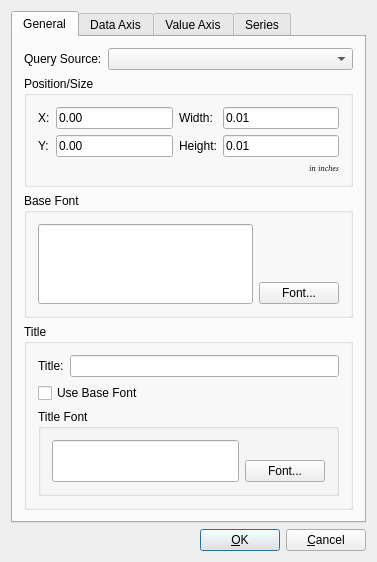
<ui version="4.0" >
 <author></author>
 <comment> * Copyright (c) 2002-2007 by OpenMFG, LLC
 *
 * This program is free software; you can redistribute it and/or modify
 * it under the terms of the GNU General Public License as published by
 * the Free Software Foundation; either version 2 of the License, or
 * (at your option) any later version.
 *
 * This program is distributed in the hope that it will be useful,
 * but WITHOUT ANY WARRANTY; without even the implied warranty of
 * MERCHANTABILITY or FITNESS FOR A PARTICULAR PURPOSE.  See the
 * GNU General Public License for more details.
 *
 * You should have received a copy of the GNU General Public License
 * along with this program; if not, write to the Free Software
 * Foundation, Inc., 59 Temple Place, Suite 330, Boston, MA  02111-1307  USA
 *
 * If you do not wish to be bound by the terms of the GNU General Public
 * License, DO NOT USE THIS SOFTWARE.  Please contact OpenMFG, LLC at
 * info@openmfg.com for details on how to purchase a commercial license.</comment>
 <exportmacro></exportmacro>
 <class>GraphEditor</class>
 <widget class="QDialog" name="GraphEditor" >
  <property name="geometry" >
   <rect>
    <x>0</x>
    <y>0</y>
    <width>377</width>
    <height>562</height>
   </rect>
  </property>
  <property name="windowTitle" >
   <string>Graph Editor</string>
  </property>
  <layout class="QVBoxLayout" >
   <property name="margin" >
    <number>11</number>
   </property>
   <property name="spacing" >
    <number>6</number>
   </property>
   <item>
    <widget class="QTabWidget" name="_tabWidget" >
     <widget class="QWidget" name="generalTab" >
      <attribute name="title" >
       <string>General</string>
      </attribute>
      <layout class="QVBoxLayout" >
       <property name="margin" >
        <number>11</number>
       </property>
       <property name="spacing" >
        <number>6</number>
       </property>
       <item>
        <layout class="QHBoxLayout" >
         <property name="margin" >
          <number>0</number>
         </property>
         <property name="spacing" >
          <number>6</number>
         </property>
         <item>
          <widget class="QLabel" name="TextLabel1_3" >
           <property name="text" >
            <string>Query Source:</string>
           </property>
          </widget>
         </item>
         <item>
          <widget class="QComboBox" name="cbQuery" >
           <property name="sizePolicy" >
            <sizepolicy>
             <hsizetype>7</hsizetype>
             <vsizetype>0</vsizetype>
             <horstretch>0</horstretch>
             <verstretch>0</verstretch>
            </sizepolicy>
           </property>
          </widget>
         </item>
        </layout>
       </item>
       <item>
        <widget class="QGroupBox" name="GroupBox1" >
         <property name="title" >
          <string>Position/Size</string>
         </property>
         <layout class="QGridLayout" >
          <property name="margin" >
           <number>11</number>
          </property>
          <property name="spacing" >
           <number>6</number>
          </property>
          <item row="1" column="3" >
           <widget class="QLineEdit" name="leHeight" >
            <property name="text" >
             <string>0.01</string>
            </property>
           </widget>
          </item>
          <item row="0" column="3" >
           <widget class="QLineEdit" name="leWidth" >
            <property name="text" >
             <string>0.01</string>
            </property>
           </widget>
          </item>
          <item row="1" column="0" >
           <widget class="QLabel" name="TextLabel2" >
            <property name="text" >
             <string>Y:</string>
            </property>
           </widget>
          </item>
          <item row="1" column="2" >
           <widget class="QLabel" name="TextLabel4" >
            <property name="text" >
             <string>Height:</string>
            </property>
           </widget>
          </item>
          <item row="0" column="0" >
           <widget class="QLabel" name="TextLabel1_3_2" >
            <property name="text" >
             <string>X:</string>
            </property>
           </widget>
          </item>
          <item row="0" column="2" >
           <widget class="QLabel" name="TextLabel3" >
            <property name="text" >
             <string>Width:</string>
            </property>
           </widget>
          </item>
          <item row="2" column="3" >
           <widget class="QLabel" name="TextLabel5" >
            <property name="font" >
             <font>
              <family>Helvetica [Cronyx]</family>
              <pointsize>6</pointsize>
              <weight>50</weight>
              <italic>true</italic>
              <bold>false</bold>
              <underline>false</underline>
              <strikeout>false</strikeout>
             </font>
            </property>
            <property name="text" >
             <string>in inches</string>
            </property>
            <property name="textFormat" >
             <enum>Qt::AutoText</enum>
            </property>
            <property name="alignment" >
             <set>Qt::AlignRight|Qt::AlignTrailing|Qt::AlignVCenter</set>
            </property>
           </widget>
          </item>
          <item row="1" column="1" >
           <widget class="QLineEdit" name="leYPos" >
            <property name="text" >
             <string>0.00</string>
            </property>
           </widget>
          </item>
          <item row="0" column="1" >
           <widget class="QLineEdit" name="leXPos" >
            <property name="text" >
             <string>0.00</string>
            </property>
           </widget>
          </item>
         </layout>
        </widget>
       </item>
       <item>
        <widget class="QGroupBox" name="GroupBox2" >
         <property name="title" >
          <string>Base Font</string>
         </property>
         <layout class="QHBoxLayout" >
          <property name="margin" >
           <number>11</number>
          </property>
          <property name="spacing" >
           <number>6</number>
          </property>
          <item>
           <widget class="QLineEdit" name="_leBaseFont" >
            <property name="sizePolicy" >
             <sizepolicy>
              <hsizetype>7</hsizetype>
              <vsizetype>7</vsizetype>
              <horstretch>0</horstretch>
              <verstretch>0</verstretch>
             </sizepolicy>
            </property>
            <property name="readOnly" >
             <bool>true</bool>
            </property>
           </widget>
          </item>
          <item>
           <layout class="QVBoxLayout" >
            <property name="margin" >
             <number>0</number>
            </property>
            <property name="spacing" >
             <number>6</number>
            </property>
            <item>
             <spacer>
              <property name="orientation" >
               <enum>Qt::Vertical</enum>
              </property>
              <property name="sizeType" >
               <enum>QSizePolicy::Expanding</enum>
              </property>
              <property name="sizeHint" >
               <size>
                <width>20</width>
                <height>20</height>
               </size>
              </property>
             </spacer>
            </item>
            <item>
             <widget class="QPushButton" name="_btnBaseFont" >
              <property name="text" >
               <string>Font...</string>
              </property>
             </widget>
            </item>
           </layout>
          </item>
         </layout>
        </widget>
       </item>
       <item>
        <widget class="QGroupBox" name="_gbTitle" >
         <property name="title" >
          <string>Title</string>
         </property>
         <layout class="QVBoxLayout" >
          <property name="margin" >
           <number>11</number>
          </property>
          <property name="spacing" >
           <number>6</number>
          </property>
          <item>
           <layout class="QHBoxLayout" >
            <property name="margin" >
             <number>0</number>
            </property>
            <property name="spacing" >
             <number>6</number>
            </property>
            <item>
             <widget class="QLabel" name="_lblTitle" >
              <property name="text" >
               <string>Title:</string>
              </property>
             </widget>
            </item>
            <item>
             <widget class="QLineEdit" name="_leTitle" />
            </item>
           </layout>
          </item>
          <item>
           <widget class="QCheckBox" name="_cbTitleUseBase" >
            <property name="text" >
             <string>Use Base Font</string>
            </property>
           </widget>
          </item>
          <item>
           <widget class="QGroupBox" name="_gbTitleFont" >
            <property name="title" >
             <string>Title Font</string>
            </property>
            <layout class="QHBoxLayout" >
             <property name="margin" >
              <number>11</number>
             </property>
             <property name="spacing" >
              <number>6</number>
             </property>
             <item>
              <widget class="QLineEdit" name="_leTitleFont" >
               <property name="sizePolicy" >
                <sizepolicy>
                 <hsizetype>7</hsizetype>
                 <vsizetype>7</vsizetype>
                 <horstretch>0</horstretch>
                 <verstretch>0</verstretch>
                </sizepolicy>
               </property>
               <property name="readOnly" >
                <bool>true</bool>
               </property>
              </widget>
             </item>
             <item>
              <layout class="QVBoxLayout" >
               <property name="margin" >
                <number>0</number>
               </property>
               <property name="spacing" >
                <number>6</number>
               </property>
               <item>
                <spacer>
                 <property name="orientation" >
                  <enum>Qt::Vertical</enum>
                 </property>
                 <property name="sizeType" >
                  <enum>QSizePolicy::Expanding</enum>
                 </property>
                 <property name="sizeHint" >
                  <size>
                   <width>20</width>
                   <height>20</height>
                  </size>
                 </property>
                </spacer>
               </item>
               <item>
                <widget class="QPushButton" name="_btnTitleFont" >
                 <property name="text" >
                  <string>Font...</string>
                 </property>
                </widget>
               </item>
              </layout>
             </item>
            </layout>
           </widget>
          </item>
         </layout>
        </widget>
       </item>
      </layout>
     </widget>
     <widget class="QWidget" name="dataTab" >
      <attribute name="title" >
       <string>Data Axis</string>
      </attribute>
      <layout class="QVBoxLayout" >
       <property name="margin" >
        <number>11</number>
       </property>
       <property name="spacing" >
        <number>6</number>
       </property>
       <item>
        <widget class="QGroupBox" name="_gbDataAxis" >
         <property name="title" >
          <string>Data Axis Labels</string>
         </property>
         <layout class="QVBoxLayout" >
          <property name="margin" >
           <number>11</number>
          </property>
          <property name="spacing" >
           <number>6</number>
          </property>
          <item>
           <layout class="QHBoxLayout" >
            <property name="margin" >
             <number>0</number>
            </property>
            <property name="spacing" >
             <number>6</number>
            </property>
            <item>
             <widget class="QLabel" name="_lblData" >
              <property name="text" >
               <string>Column:</string>
              </property>
             </widget>
            </item>
            <item>
             <widget class="QLineEdit" name="_leData" />
            </item>
           </layout>
          </item>
          <item>
           <widget class="QCheckBox" name="_cbDataUseBase" >
            <property name="text" >
             <string>Use Base Font</string>
            </property>
           </widget>
          </item>
          <item>
           <widget class="QGroupBox" name="_gbDataFont" >
            <property name="title" >
             <string>Data Axis Font</string>
            </property>
            <layout class="QHBoxLayout" >
             <property name="margin" >
              <number>11</number>
             </property>
             <property name="spacing" >
              <number>6</number>
             </property>
             <item>
              <widget class="QLineEdit" name="_leDataFont" >
               <property name="sizePolicy" >
                <sizepolicy>
                 <hsizetype>7</hsizetype>
                 <vsizetype>7</vsizetype>
                 <horstretch>0</horstretch>
                 <verstretch>0</verstretch>
                </sizepolicy>
               </property>
               <property name="readOnly" >
                <bool>true</bool>
               </property>
              </widget>
             </item>
             <item>
              <layout class="QVBoxLayout" >
               <property name="margin" >
                <number>0</number>
               </property>
               <property name="spacing" >
                <number>6</number>
               </property>
               <item>
                <spacer>
                 <property name="orientation" >
                  <enum>Qt::Vertical</enum>
                 </property>
                 <property name="sizeType" >
                  <enum>QSizePolicy::Expanding</enum>
                 </property>
                 <property name="sizeHint" >
                  <size>
                   <width>20</width>
                   <height>20</height>
                  </size>
                 </property>
                </spacer>
               </item>
               <item>
                <widget class="QPushButton" name="_btnDataFont" >
                 <property name="text" >
                  <string>Font...</string>
                 </property>
                </widget>
               </item>
              </layout>
             </item>
            </layout>
           </widget>
          </item>
         </layout>
        </widget>
       </item>
       <item>
        <widget class="QGroupBox" name="_gbDataAxisTitle" >
         <property name="title" >
          <string>Data Axis Title</string>
         </property>
         <layout class="QVBoxLayout" >
          <property name="margin" >
           <number>11</number>
          </property>
          <property name="spacing" >
           <number>6</number>
          </property>
          <item>
           <layout class="QHBoxLayout" >
            <property name="margin" >
             <number>0</number>
            </property>
            <property name="spacing" >
             <number>6</number>
            </property>
            <item>
             <widget class="QLabel" name="_lblDataTitle" >
              <property name="text" >
               <string>Title:</string>
              </property>
             </widget>
            </item>
            <item>
             <widget class="QLineEdit" name="_leDataTitle" />
            </item>
           </layout>
          </item>
          <item>
           <widget class="QCheckBox" name="_cbDataTitleUseBase" >
            <property name="text" >
             <string>Use Base Font</string>
            </property>
           </widget>
          </item>
          <item>
           <widget class="QGroupBox" name="_gbDataTitleFont" >
            <property name="title" >
             <string>Data Axis Title Font</string>
            </property>
            <layout class="QHBoxLayout" >
             <property name="margin" >
              <number>11</number>
             </property>
             <property name="spacing" >
              <number>6</number>
             </property>
             <item>
              <widget class="QLineEdit" name="_leDataTitleFont" >
               <property name="sizePolicy" >
                <sizepolicy>
                 <hsizetype>7</hsizetype>
                 <vsizetype>7</vsizetype>
                 <horstretch>0</horstretch>
                 <verstretch>0</verstretch>
                </sizepolicy>
               </property>
               <property name="readOnly" >
                <bool>true</bool>
               </property>
              </widget>
             </item>
             <item>
              <layout class="QVBoxLayout" >
               <property name="margin" >
                <number>0</number>
               </property>
               <property name="spacing" >
                <number>6</number>
               </property>
               <item>
                <spacer>
                 <property name="orientation" >
                  <enum>Qt::Vertical</enum>
                 </property>
                 <property name="sizeType" >
                  <enum>QSizePolicy::Expanding</enum>
                 </property>
                 <property name="sizeHint" >
                  <size>
                   <width>20</width>
                   <height>20</height>
                  </size>
                 </property>
                </spacer>
               </item>
               <item>
                <widget class="QPushButton" name="_btnDataTitleFont" >
                 <property name="text" >
                  <string>Font...</string>
                 </property>
                </widget>
               </item>
              </layout>
             </item>
            </layout>
           </widget>
          </item>
         </layout>
        </widget>
       </item>
      </layout>
     </widget>
     <widget class="QWidget" name="valueTab" >
      <attribute name="title" >
       <string>Value Axis</string>
      </attribute>
      <layout class="QVBoxLayout" >
       <property name="margin" >
        <number>11</number>
       </property>
       <property name="spacing" >
        <number>6</number>
       </property>
       <item>
        <layout class="QHBoxLayout" >
         <property name="margin" >
          <number>0</number>
         </property>
         <property name="spacing" >
          <number>6</number>
         </property>
         <item>
          <widget class="QLabel" name="_lblMin" >
           <property name="text" >
            <string>Min:</string>
           </property>
           <property name="alignment" >
            <set>Qt::AlignRight|Qt::AlignTrailing|Qt::AlignVCenter</set>
           </property>
          </widget>
         </item>
         <item>
          <widget class="QLineEdit" name="_leMin" />
         </item>
         <item>
          <widget class="QLabel" name="_lblMax" >
           <property name="text" >
            <string>Max:</string>
           </property>
           <property name="alignment" >
            <set>Qt::AlignRight|Qt::AlignTrailing|Qt::AlignVCenter</set>
           </property>
          </widget>
         </item>
         <item>
          <widget class="QLineEdit" name="_leMax" />
         </item>
        </layout>
       </item>
       <item>
        <widget class="QCheckBox" name="_cbAutoMinMax" >
         <property name="text" >
          <string>Expand Min/Max if needed</string>
         </property>
        </widget>
       </item>
       <item>
        <widget class="QCheckBox" name="_cbValueUseBase" >
         <property name="text" >
          <string>Use Base Font</string>
         </property>
        </widget>
       </item>
       <item>
        <widget class="QGroupBox" name="_gbValueFont" >
         <property name="title" >
          <string>Value Axis Font</string>
         </property>
         <layout class="QHBoxLayout" >
          <property name="margin" >
           <number>11</number>
          </property>
          <property name="spacing" >
           <number>6</number>
          </property>
          <item>
           <widget class="QLineEdit" name="_leValueFont" >
            <property name="sizePolicy" >
             <sizepolicy>
              <hsizetype>7</hsizetype>
              <vsizetype>7</vsizetype>
              <horstretch>0</horstretch>
              <verstretch>0</verstretch>
             </sizepolicy>
            </property>
            <property name="readOnly" >
             <bool>true</bool>
            </property>
           </widget>
          </item>
          <item>
           <layout class="QVBoxLayout" >
            <property name="margin" >
             <number>0</number>
            </property>
            <property name="spacing" >
             <number>6</number>
            </property>
            <item>
             <spacer>
              <property name="orientation" >
               <enum>Qt::Vertical</enum>
              </property>
              <property name="sizeType" >
               <enum>QSizePolicy::Expanding</enum>
              </property>
              <property name="sizeHint" >
               <size>
                <width>20</width>
                <height>20</height>
               </size>
              </property>
             </spacer>
            </item>
            <item>
             <widget class="QPushButton" name="_btnValueFont" >
              <property name="text" >
               <string>Font...</string>
              </property>
             </widget>
            </item>
           </layout>
          </item>
         </layout>
        </widget>
       </item>
       <item>
        <widget class="QGroupBox" name="_gbDataAxisTitle_2" >
         <property name="title" >
          <string>Value Axis Title</string>
         </property>
         <layout class="QVBoxLayout" >
          <property name="margin" >
           <number>11</number>
          </property>
          <property name="spacing" >
           <number>6</number>
          </property>
          <item>
           <layout class="QHBoxLayout" >
            <property name="margin" >
             <number>0</number>
            </property>
            <property name="spacing" >
             <number>6</number>
            </property>
            <item>
             <widget class="QLabel" name="_lblValueTitle" >
              <property name="text" >
               <string>Title:</string>
              </property>
             </widget>
            </item>
            <item>
             <widget class="QLineEdit" name="_leValueTitle" />
            </item>
           </layout>
          </item>
          <item>
           <widget class="QCheckBox" name="_cbValueTitleUseBase" >
            <property name="text" >
             <string>Use Base Font</string>
            </property>
           </widget>
          </item>
          <item>
           <widget class="QGroupBox" name="_gbValueTitleFont" >
            <property name="title" >
             <string>Value Axis Title Font</string>
            </property>
            <layout class="QHBoxLayout" >
             <property name="margin" >
              <number>11</number>
             </property>
             <property name="spacing" >
              <number>6</number>
             </property>
             <item>
              <widget class="QLineEdit" name="_leValueTitleFont" >
               <property name="sizePolicy" >
                <sizepolicy>
                 <hsizetype>7</hsizetype>
                 <vsizetype>7</vsizetype>
                 <horstretch>0</horstretch>
                 <verstretch>0</verstretch>
                </sizepolicy>
               </property>
               <property name="readOnly" >
                <bool>true</bool>
               </property>
              </widget>
             </item>
             <item>
              <layout class="QVBoxLayout" >
               <property name="margin" >
                <number>0</number>
               </property>
               <property name="spacing" >
                <number>6</number>
               </property>
               <item>
                <spacer>
                 <property name="orientation" >
                  <enum>Qt::Vertical</enum>
                 </property>
                 <property name="sizeType" >
                  <enum>QSizePolicy::Expanding</enum>
                 </property>
                 <property name="sizeHint" >
                  <size>
                   <width>20</width>
                   <height>20</height>
                  </size>
                 </property>
                </spacer>
               </item>
               <item>
                <widget class="QPushButton" name="_btnValueTitleFont" >
                 <property name="text" >
                  <string>Font...</string>
                 </property>
                </widget>
               </item>
              </layout>
             </item>
            </layout>
           </widget>
          </item>
         </layout>
        </widget>
       </item>
      </layout>
     </widget>
     <widget class="QWidget" name="seriesTab" >
      <attribute name="title" >
       <string>Series</string>
      </attribute>
      <layout class="QVBoxLayout" >
       <property name="margin" >
        <number>11</number>
       </property>
       <property name="spacing" >
        <number>6</number>
       </property>
       <item>
        <layout class="QHBoxLayout" >
         <property name="margin" >
          <number>0</number>
         </property>
         <property name="spacing" >
          <number>6</number>
         </property>
         <item>
          <layout class="QVBoxLayout" >
           <property name="margin" >
            <number>0</number>
           </property>
           <property name="spacing" >
            <number>6</number>
           </property>
           <item>
            <layout class="QHBoxLayout" >
             <property name="margin" >
              <number>0</number>
             </property>
             <property name="spacing" >
              <number>6</number>
             </property>
             <item>
              <widget class="QLabel" name="_lblSeries" >
               <property name="text" >
                <string>Series:</string>
               </property>
              </widget>
             </item>
             <item>
              <widget class="QComboBox" name="_cbSeries" >
               <property name="sizePolicy" >
                <sizepolicy>
                 <hsizetype>7</hsizetype>
                 <vsizetype>0</vsizetype>
                 <horstretch>0</horstretch>
                 <verstretch>0</verstretch>
                </sizepolicy>
               </property>
              </widget>
             </item>
            </layout>
           </item>
           <item>
            <spacer>
             <property name="orientation" >
              <enum>Qt::Vertical</enum>
             </property>
             <property name="sizeType" >
              <enum>QSizePolicy::Minimum</enum>
             </property>
             <property name="sizeHint" >
              <size>
               <width>20</width>
               <height>20</height>
              </size>
             </property>
            </spacer>
           </item>
          </layout>
         </item>
         <item>
          <layout class="QVBoxLayout" >
           <property name="margin" >
            <number>0</number>
           </property>
           <property name="spacing" >
            <number>6</number>
           </property>
           <item>
            <widget class="QPushButton" name="_btnNewSeries" >
             <property name="text" >
              <string>New</string>
             </property>
            </widget>
           </item>
           <item>
            <widget class="QPushButton" name="_btnRemoveSeries" >
             <property name="text" >
              <string>Remove</string>
             </property>
            </widget>
           </item>
          </layout>
         </item>
        </layout>
       </item>
       <item>
        <widget class="QGroupBox" name="_gbSeriesProperties" >
         <property name="sizePolicy" >
          <sizepolicy>
           <hsizetype>5</hsizetype>
           <vsizetype>7</vsizetype>
           <horstretch>0</horstretch>
           <verstretch>0</verstretch>
          </sizepolicy>
         </property>
         <property name="title" >
          <string>Series Properties</string>
         </property>
         <layout class="QVBoxLayout" >
          <property name="margin" >
           <number>11</number>
          </property>
          <property name="spacing" >
           <number>6</number>
          </property>
          <item>
           <layout class="QGridLayout" >
            <property name="margin" >
             <number>0</number>
            </property>
            <property name="spacing" >
             <number>6</number>
            </property>
            <item row="0" column="1" >
             <widget class="QLineEdit" name="_leSeriesName" />
            </item>
            <item row="2" column="0" >
             <widget class="QLabel" name="_lblSeriesColor" >
              <property name="text" >
               <string>Color:</string>
              </property>
             </widget>
            </item>
            <item row="2" column="1" >
             <layout class="QHBoxLayout" >
              <property name="margin" >
               <number>0</number>
              </property>
              <property name="spacing" >
               <number>6</number>
              </property>
              <item>
               <widget class="QComboBox" name="_cbColors" >
                <property name="sizePolicy" >
                 <sizepolicy>
                  <hsizetype>7</hsizetype>
                  <vsizetype>0</vsizetype>
                  <horstretch>0</horstretch>
                  <verstretch>0</verstretch>
                 </sizepolicy>
                </property>
                <property name="duplicatesEnabled" >
                 <bool>false</bool>
                </property>
               </widget>
              </item>
              <item>
               <widget class="QPushButton" name="_btnEditColors" >
                <property name="text" >
                 <string>Edit</string>
                </property>
               </widget>
              </item>
             </layout>
            </item>
            <item row="1" column="1" >
             <widget class="QLineEdit" name="_leSeriesColumn" />
            </item>
            <item row="0" column="0" >
             <widget class="QLabel" name="_lblSeriesName" >
              <property name="text" >
               <string>Name:</string>
              </property>
             </widget>
            </item>
            <item row="1" column="0" >
             <widget class="QLabel" name="_lblSeriesColumn" >
              <property name="text" >
               <string>Column:</string>
              </property>
             </widget>
            </item>
           </layout>
          </item>
          <item>
           <widget class="QGroupBox" name="_gbSeriesStyle" >
            <property name="title" >
             <string>Style</string>
            </property>
            <layout class="QVBoxLayout" >
             <property name="margin" >
              <number>11</number>
             </property>
             <property name="spacing" >
              <number>6</number>
             </property>
             <item>
              <widget class="QCheckBox" name="_cbSeriesStyleBars" >
               <property name="text" >
                <string>Bars</string>
               </property>
              </widget>
             </item>
             <item>
              <widget class="QCheckBox" name="_cbSeriesStyleLines" >
               <property name="text" >
                <string>Lines</string>
               </property>
              </widget>
             </item>
             <item>
              <widget class="QCheckBox" name="_cbSeriesStylePoints" >
               <property name="text" >
                <string>Points</string>
               </property>
              </widget>
             </item>
            </layout>
           </widget>
          </item>
         </layout>
        </widget>
       </item>
      </layout>
     </widget>
    </widget>
   </item>
   <item>
    <layout class="QHBoxLayout" >
     <property name="margin" >
      <number>0</number>
     </property>
     <property name="spacing" >
      <number>6</number>
     </property>
     <item>
      <spacer>
       <property name="orientation" >
        <enum>Qt::Horizontal</enum>
       </property>
       <property name="sizeType" >
        <enum>QSizePolicy::Expanding</enum>
       </property>
       <property name="sizeHint" >
        <size>
         <width>20</width>
         <height>20</height>
        </size>
       </property>
      </spacer>
     </item>
     <item>
      <widget class="QPushButton" name="buttonOk" >
       <property name="text" >
        <string>&amp;OK</string>
       </property>
       <property name="shortcut" >
        <string>Alt+O</string>
       </property>
       <property name="autoDefault" >
        <bool>true</bool>
       </property>
       <property name="default" >
        <bool>true</bool>
       </property>
      </widget>
     </item>
     <item>
      <widget class="QPushButton" name="buttonCancel" >
       <property name="text" >
        <string>&amp;Cancel</string>
       </property>
       <property name="shortcut" >
        <string>Alt+C</string>
       </property>
       <property name="autoDefault" >
        <bool>true</bool>
       </property>
      </widget>
     </item>
    </layout>
   </item>
  </layout>
 </widget>
 <layoutdefault spacing="6" margin="11" />
 <pixmapfunction>qPixmapFromMimeSource</pixmapfunction>
 <tabstops>
  <tabstop>_tabWidget</tabstop>
  <tabstop>cbQuery</tabstop>
  <tabstop>leXPos</tabstop>
  <tabstop>leWidth</tabstop>
  <tabstop>leYPos</tabstop>
  <tabstop>leHeight</tabstop>
  <tabstop>_leBaseFont</tabstop>
  <tabstop>_btnBaseFont</tabstop>
  <tabstop>_leTitle</tabstop>
  <tabstop>_cbTitleUseBase</tabstop>
  <tabstop>_leTitleFont</tabstop>
  <tabstop>_btnTitleFont</tabstop>
  <tabstop>_leData</tabstop>
  <tabstop>_cbDataUseBase</tabstop>
  <tabstop>_leDataFont</tabstop>
  <tabstop>_btnDataFont</tabstop>
  <tabstop>_leDataTitle</tabstop>
  <tabstop>_cbDataTitleUseBase</tabstop>
  <tabstop>_leDataTitleFont</tabstop>
  <tabstop>_btnDataTitleFont</tabstop>
  <tabstop>_leMin</tabstop>
  <tabstop>_leMax</tabstop>
  <tabstop>_cbAutoMinMax</tabstop>
  <tabstop>_cbValueUseBase</tabstop>
  <tabstop>_leValueFont</tabstop>
  <tabstop>_btnValueFont</tabstop>
  <tabstop>_leValueTitle</tabstop>
  <tabstop>_cbValueTitleUseBase</tabstop>
  <tabstop>_leValueTitleFont</tabstop>
  <tabstop>_btnValueTitleFont</tabstop>
  <tabstop>_cbSeries</tabstop>
  <tabstop>_btnNewSeries</tabstop>
  <tabstop>_btnRemoveSeries</tabstop>
  <tabstop>_leSeriesName</tabstop>
  <tabstop>_leSeriesColumn</tabstop>
  <tabstop>_cbColors</tabstop>
  <tabstop>_btnEditColors</tabstop>
  <tabstop>_cbSeriesStyleBars</tabstop>
  <tabstop>_cbSeriesStyleLines</tabstop>
  <tabstop>_cbSeriesStylePoints</tabstop>
  <tabstop>buttonOk</tabstop>
  <tabstop>buttonCancel</tabstop>
 </tabstops>
 <includes>
  <include location="global" >q3ptrlist.h</include>
  <include location="global" >parsexmlutils.h</include>
 </includes>
 <resources/>
 <connections>
  <connection>
   <sender>buttonOk</sender>
   <signal>clicked()</signal>
   <receiver>GraphEditor</receiver>
   <slot>accept()</slot>
   <hints>
    <hint type="sourcelabel" >
     <x>20</x>
     <y>20</y>
    </hint>
    <hint type="destinationlabel" >
     <x>20</x>
     <y>20</y>
    </hint>
   </hints>
  </connection>
  <connection>
   <sender>buttonCancel</sender>
   <signal>clicked()</signal>
   <receiver>GraphEditor</receiver>
   <slot>reject()</slot>
   <hints>
    <hint type="sourcelabel" >
     <x>20</x>
     <y>20</y>
    </hint>
    <hint type="destinationlabel" >
     <x>20</x>
     <y>20</y>
    </hint>
   </hints>
  </connection>
  <connection>
   <sender>_cbTitleUseBase</sender>
   <signal>toggled(bool)</signal>
   <receiver>_gbTitleFont</receiver>
   <slot>setDisabled(bool)</slot>
   <hints>
    <hint type="sourcelabel" >
     <x>20</x>
     <y>20</y>
    </hint>
    <hint type="destinationlabel" >
     <x>20</x>
     <y>20</y>
    </hint>
   </hints>
  </connection>
  <connection>
   <sender>_cbDataTitleUseBase</sender>
   <signal>toggled(bool)</signal>
   <receiver>_gbDataTitleFont</receiver>
   <slot>setDisabled(bool)</slot>
   <hints>
    <hint type="sourcelabel" >
     <x>20</x>
     <y>20</y>
    </hint>
    <hint type="destinationlabel" >
     <x>20</x>
     <y>20</y>
    </hint>
   </hints>
  </connection>
  <connection>
   <sender>_cbDataUseBase</sender>
   <signal>toggled(bool)</signal>
   <receiver>_gbDataFont</receiver>
   <slot>setDisabled(bool)</slot>
   <hints>
    <hint type="sourcelabel" >
     <x>20</x>
     <y>20</y>
    </hint>
    <hint type="destinationlabel" >
     <x>20</x>
     <y>20</y>
    </hint>
   </hints>
  </connection>
  <connection>
   <sender>_cbValueTitleUseBase</sender>
   <signal>toggled(bool)</signal>
   <receiver>_gbValueTitleFont</receiver>
   <slot>setDisabled(bool)</slot>
   <hints>
    <hint type="sourcelabel" >
     <x>20</x>
     <y>20</y>
    </hint>
    <hint type="destinationlabel" >
     <x>20</x>
     <y>20</y>
    </hint>
   </hints>
  </connection>
  <connection>
   <sender>_cbValueUseBase</sender>
   <signal>toggled(bool)</signal>
   <receiver>_gbValueFont</receiver>
   <slot>setDisabled(bool)</slot>
   <hints>
    <hint type="sourcelabel" >
     <x>20</x>
     <y>20</y>
    </hint>
    <hint type="destinationlabel" >
     <x>20</x>
     <y>20</y>
    </hint>
   </hints>
  </connection>
 </connections>
</ui>
